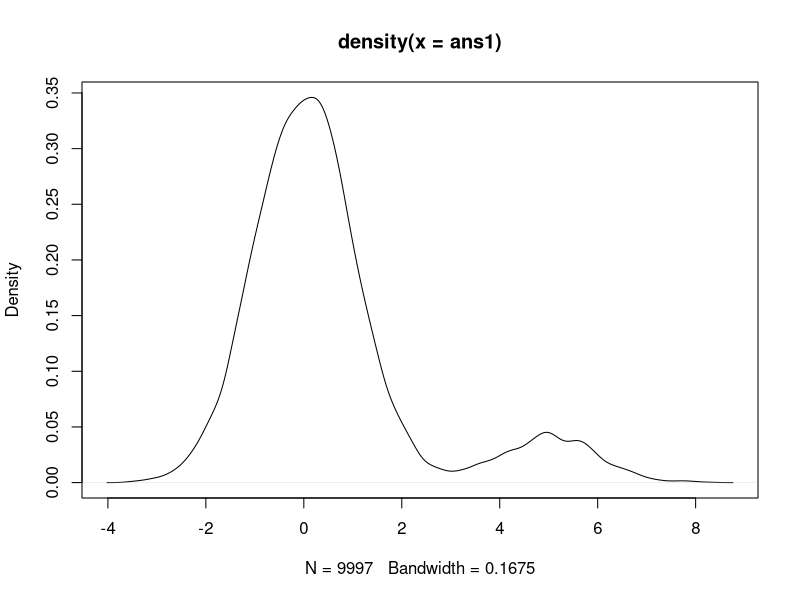
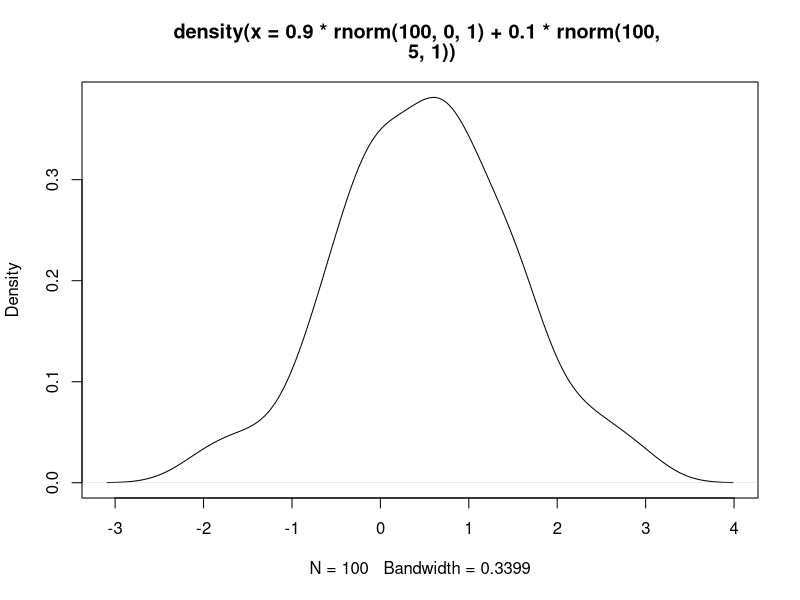
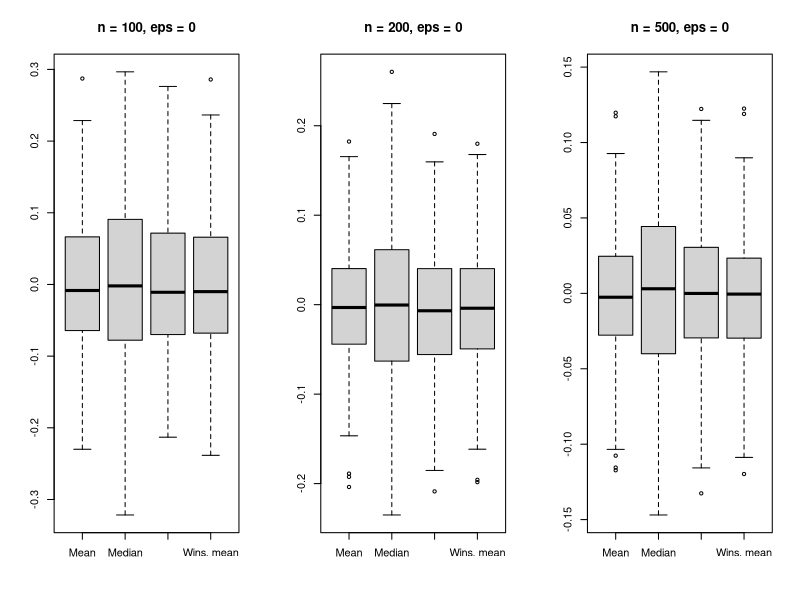
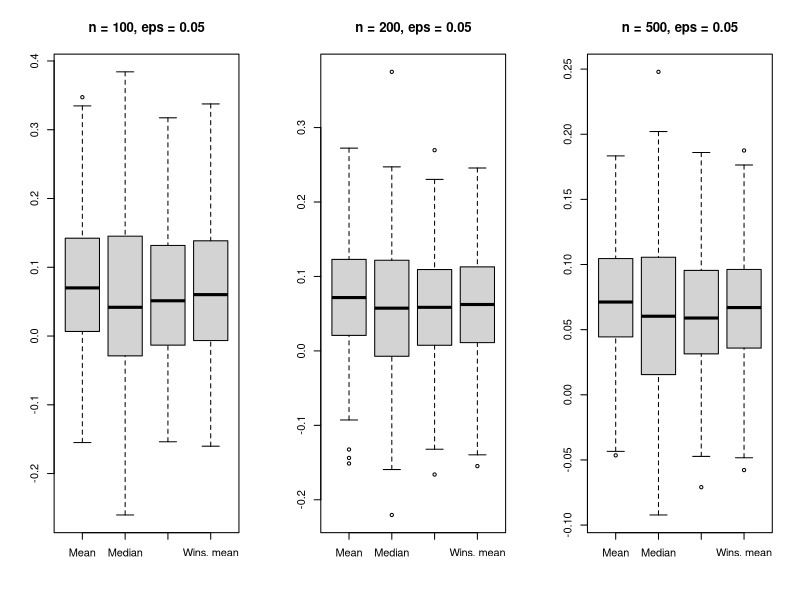
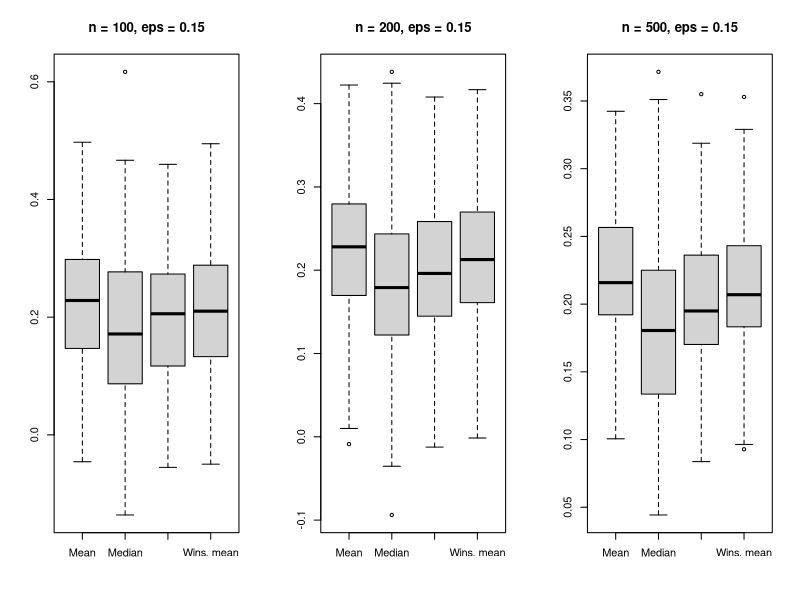

Generate these figures, in order, with R:
#Robust statistics  (Fall 2015)
#Practical Session 1

#Question 1: Function for contaminated normal distribution
#
#G is the "good" one, H causes the contamination

#1. a random variable is selected by chance from the collection
#   according to given probabilities of selection
#2. The value of the selected random variable is drawn
rcnorm <- function(n, mu1, sd1, mu2, sd2, eps) {
    mu <- c(mu1, mu2)
    sd <- c(sd1, sd2)
    #Which normal model to take:
    choice <- sample(1:2, prob = c(1 - eps, eps), size = n, replace = T) 
    rnorm(n, mu[choice], sd[choice]) 
}
#To get a result x from function, either DO NOT assign it to anything, i.e.
# just use        x  (or return(x))
# and __NOT__     something <- x

set.seed(1); ans1 <- rcnorm(9997, 0, 1, 5, 1, 0.1) #Testing
plot(density(ans1))

#Wrong way to do it:
plot(density(0.9*rnorm(100,0,1) + 0.1*rnorm(100, 5, 1)))
#This draws values from both distributions and just gives them weights!


#Question 2: Function for trimmed mean
trimmean <- function(x, alpha) {
    n <- length(x)
    orx <- x[order(x)]
    m <- floor(alpha * n)
    mean(orx[(m + 1):(n - m)])
}
trimmean(ans1, 0.1) #Testing
mean(ans1, trim = 0.1) #Compare to this (should be exatly this)


#Question 3: Function for winsorized mean
winmean <- function(x, alpha) {
    n <- length(x)
    orx <- x[order(x)]
    m <- floor(alpha * n)
    (1/n) * (sum(orx[(m + 1):(n - m)])
             + sum(rep(orx[(m + 1)], m)) + sum(rep(orx[(n - m)], m)))
}
winmean(ans1, 0.1) #Testing

library(psych)
winsor.mean(ans1, trim = 0.1) #Compare to this (should be very close to this)
#NOTE: In r winsorized mean is defined differently,
#   i.e. it will give a bit different results


#Question 4

# Write       a       function sim.rc
#which       simulates       for       given       values       of
#n,mu1,sd1,mu2,sd2,eps and alpha from      the      contaminated      normal      mo del and     
#computes      for      the       sample      the       mean,       median,       trimmed      mean       and
#winsorized       mean       with       b oth alpha=0.1.           The       function       should       rep eat
#this m times     and     return     a     dataframe     with     the     values     of     the     parameters
#submitted        and        the        four        lo cation        estimates.       

#With for loop (not that efficient; can be slow if samples are large):
sim.rc <- function(m, n, mu1, sd1, mu2, sd2, eps, alpha = 0.1){
    dfr <- data.frame(matrix(NA, nrow = m, ncol = 4))
    colnames(dfr) <- c("Mean", "Median", "Trim. mean", "Wins. mean")
    for (i in 1:m) {
        cn <- rcnorm(n, mu1, sd1, mu2, sd2, eps)
        dfr[i, ] <- data.frame(mean(cn), median(cn),
                               trimmean(cn, alpha), winmean(cn, alpha))
    }
    dfr
}
#Or with the replicate function (more efficient in R):
sim.rc2 <- function(m, n, mu1, sd1, mu2, sd2, eps, alpha = 0.1){
    rep1 <- replicate(m, rcnorm(n, mu1, sd1, mu2, sd2, eps))
    dfr <- data.frame(cbind(colMeans(rep1), apply(rep1, 2, median),
                            apply(rep1, 2, trimmean, alpha), apply(rep1, 2, winmean, alpha)))
    colnames(dfr) <- c("Mean", "Median", "Trim. mean", "Wins. mean")
    dfr
}

set.seed(24); sim.rc(10, 997, 0, 1, 5, 1, 0.1)
set.seed(24); sim.rc2(10, 997, 0, 1, 5, 1, 0.1)
#Both give the exact same result!

#Question 5
set.seed(1); s11 <- sim.rc2(200, 100, 0, 1, 1.5, 1, 0)
set.seed(1); s21 <- sim.rc2(200, 200, 0, 1, 1.5, 1, 0)
set.seed(1); s31 <- sim.rc2(200, 500, 0, 1, 1.5, 1, 0)
set.seed(1); s12 <- sim.rc2(200, 100, 0, 1, 1.5, 1, 0.05)
set.seed(1); s22 <- sim.rc2(200, 200, 0, 1, 1.5, 1, 0.05)
set.seed(1); s32 <- sim.rc2(200, 500, 0, 1, 1.5, 1, 0.05)
set.seed(1); s13 <- sim.rc2(200, 100, 0, 1, 1.5, 1, 0.15)
set.seed(1); s23 <- sim.rc2(200, 200, 0, 1, 1.5, 1, 0.15)
set.seed(1); s33 <- sim.rc2(200, 500, 0, 1, 1.5, 1, 0.15)

par(mfrow=c(1,3))
#
boxplot(s11); title("n = 100, eps = 0")
boxplot(s21); title("n = 200, eps = 0")
boxplot(s31); title("n = 500, eps = 0")
#
boxplot(s12); title("n = 100, eps = 0.05")
boxplot(s22); title("n = 200, eps = 0.05")
boxplot(s32); title("n = 500, eps = 0.05")
#
boxplot(s13); title("n = 100, eps = 0.15")
boxplot(s23); title("n = 200, eps = 0.15")
boxplot(s33); title("n = 500, eps = 0.15")
par(mfrow=c(1,1))
#Use zoom to see all the boxplot clearer
#This could be done more automatically as well, as some of you did


#Mean squared errors with respect to location of good data
#   - In good data location mu = 0
#   - MSE = mean((mu_i - mu)^2)

#For mean in case of n = 100, eps = 0: Diferent ways to calculate
1/length(s11[ , 1]) * sum((s11[ , 1] - 0)^2)
mean((s11[ , 1] - 0)^2)
library(Metrics)
mse(rep(0, length(s11[ , 1])), s11[ , 1]) #Function in R


#For all methods in all settings:
apply((s11 - 0)^2, 2, mean) #In apply function: 1 = row, 2 = column
apply((s21 - 0)^2, 2, mean)
apply((s31 - 0)^2, 2, mean)
#When eps = 0, then no big differences between methods
#   - All symmetric around zero
#   - Median has the largest MSE,as its values change more,
#       compared to other methods (see boxplots)

apply((s12 - 0)^2, 2, mean)
apply((s22 - 0)^2, 2, mean)
apply((s32 - 0)^2, 2, mean)
#When eps = 0.05, then mean starts to deviate a bit more from 0
#   and has larger MSE value compared to median when n is large
#Median values still the most spread (boxplot), but contamination starts
#   to affect mean more to make it worse than median

apply((s13 - 0)^2, 2, mean)
apply((s23 - 0)^2, 2, mean)
apply((s33 - 0)^2, 2, mean)
#When eps = 0.15, median is the best of all,
#   as trimmed mean and winsorized mean starts to get affected as well
#More contamination also means higher MSE's, as the location estimates
#   are further away from zero an MSE basically uses here their squared values


#When n grows, MSE's get smaller as samples get larger (biggest change in eps = 0):
#   location estimates get closer together
#   contamination reduces this effect: MSE's do not get smaller that fast
# For example if eps = 0 we just follow normal distribution
#   With large n, location estimates in each repetition are much closer
#     to true value 0
